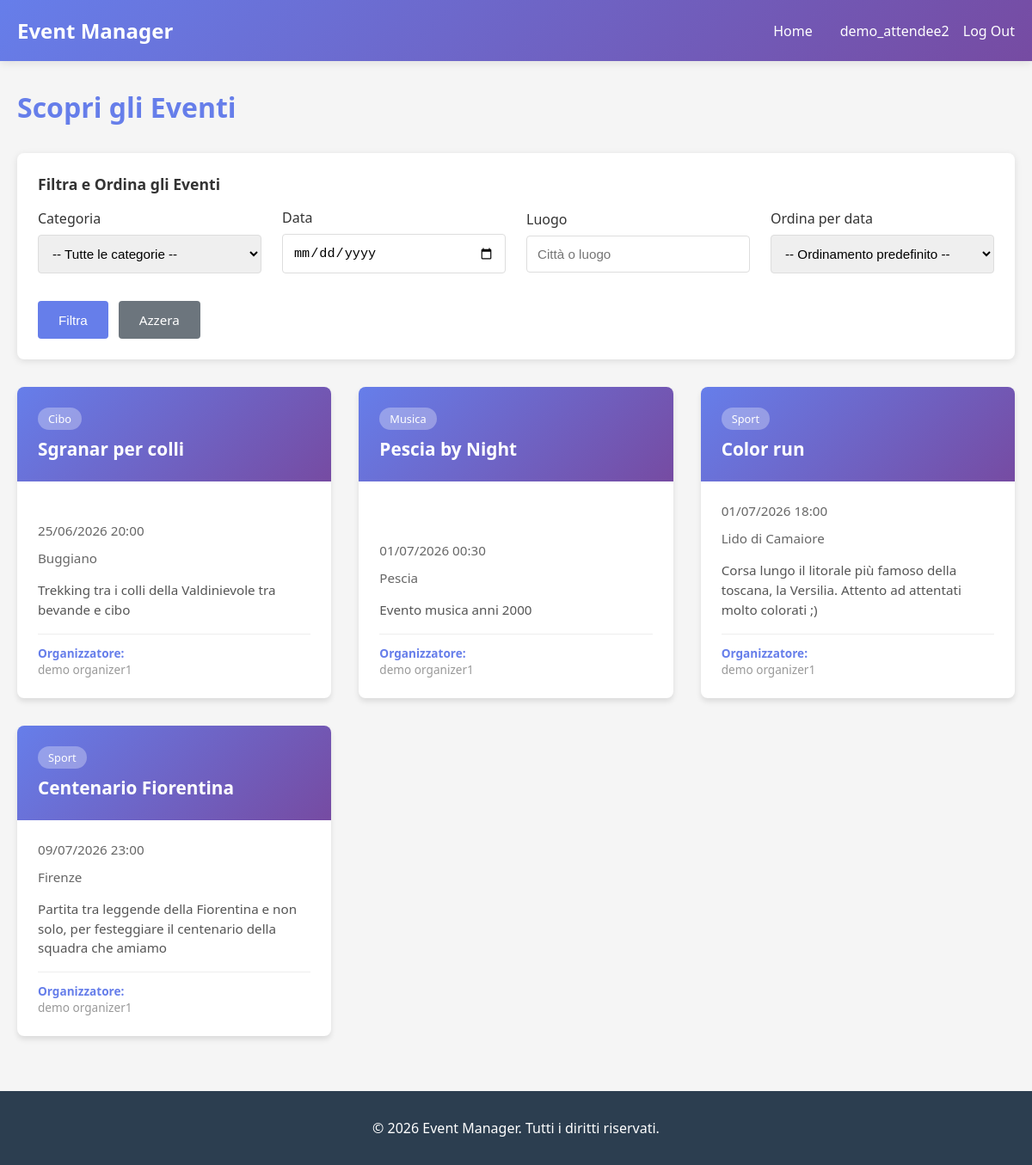
The page /events/ (signed in) on the database its author committed.
### users/models.py (models this page shows, shortened)
class CustomUser(AbstractUser):
    ROLE_CHOICES = (
        ('attendee', 'Attendee'),
        ('organizer', 'Organizer'),
    )
    role = models.CharField(max_length=15, choices=ROLE_CHOICES, blank=False)
    bio = models.TextField(blank=True, null=True)
    email = models.EmailField(blank=False, unique=True)
    first_name = models.CharField(max_length=150, blank=False)
    last_name = models.CharField(max_length=150, blank=False)

### events/models.py (models this page shows, shortened)
class Event(models.Model):
    title = models.CharField(max_length=200)
    description = models.TextField()
    date = models.DateTimeField()
    location = models.CharField(max_length=200)
    category = models.ForeignKey(
        Category,
        on_delete=models.SET_NULL,
        null=True,
        blank=True,
        related_name='events'
    )
    organizer = models.ForeignKey(
        settings.AUTH_USER_MODEL,
        on_delete=models.CASCADE,
        related_name='organized_events'
    )
    created_at = models.DateTimeField(auto_now_add=True)
    class Meta:
        ordering = ['date']

class Category(models.Model):
    name = models.CharField(max_length=100)
    class Meta:
        verbose_name_plural = "Categories"

### events/views.py (the view, shortened to what this page needs)
# urls.py: path('events/', events_views.event_list, name='event_list'),
@login_required(login_url='login')
def event_list(request):
    events = Event.objects.all()
    categories = Category.objects.all()
    category_id = request.GET.get('category')
    if category_id:
        events = events.filter(category_id=category_id)
        selected_category = get_object_or_404(Category, id=category_id)
    else:
        selected_category = None
    date = request.GET.get('date')
    date_obj = None
    location = request.GET.get('location')
    if location:
        events = events.filter(location__icontains=location)
    order = request.GET.get('order')
    if order == 'desc':
        events = events.order_by('-date')
        order_by = "Eventi più lontani"
    elif order == 'asc':
        events = events.order_by('date')
        order_by = "Eventi immediati"
    else:
        order_by = None
    context = {
        'events': events,
        'categories': categories,
        'selected_category': selected_category,
        'date': date,
        'date_obj': date_obj,
        'location': location,
        'order_by': order_by,
        'active_filters': bool(category_id or date or location or order),
    }
    return render(request, 'event_list.html', context)

### templates/event_list.html (shortened to what this page needs)
{% extends "base.html" %}
{% load static %}
{% block extra_css %}
<link rel="stylesheet" href="{% static 'css/events.css' %}">
{% endblock %}
{% block content %}
<div class="events-header">
    <h1>Scopri gli Eventi</h1>
</div>
<div class="filters-section">
    <div class="filters-title">Filtra e Ordina gli Eventi</div>
    <form method="GET" class="filters-form">
        <div class="filter-group">
            <label for="category">Categoria</label>
            <select id="category" name="category">
                <option value="">-- Tutte le categorie --</option>
            </select>
        </div>
        <div class="filter-group">
            <label for="date">Data</label>
            <input type="date" id="date" name="date" value="{{ request.GET.date }}">
        </div>
        <div class="filter-group">
            <label for="location">Luogo</label>
            <input type="text" id="location" name="location" placeholder="Città o luogo" value="{{ request.GET.location }}">
        </div>
        <div class="filter-group">
            <label for="order">Ordina per data</label>
            <select id="order" name="order">
                <option value="">-- Ordinamento predefinito --</option>
            </select>
        </div>
        <div class="filter-actions">
            <button type="submit" class="btn btn-filter">Filtra</button>
            <a href="{% url 'event_list' %}" class="btn btn-clear btn-filter">Azzera</a>
        </div>
    </form>
</div>
{% if events %}
    <div class="events-container">
        {% for event in events %}
            <div class="event-card">
                <a href="{% url 'event_detail' event.id %}">
                    <div class="event-header">
                        {% if event.category %}
                            <span class="event-category">{{ event.category.name }}</span>
                        {% endif %}
                        <h3 class="event-title">{{ event.title }}</h3>
                    </div>
                    <div class="event-body">
                        <div class="event-date">
                            <span>{{ event.date|date:"d/m/Y H:i" }}</span>
                        </div>
                        <div class="event-location">
                            <span>{{ event.location }}</span>
                        </div>
                        <p class="event-description">{{ event.description|truncatewords:30 }}</p>
                        <div class="event-organizer">
                            <strong>Organizzatore:</strong> <a href="{% url 'organizer_events' event.organizer.id %}" class="organizer-link">{{ event.organizer.get_full_name|default:event.organizer.username }}</a>
                        </div>
                    </div>
                </a>
            </div>
        {% endfor %}
    </div>
{% else %}
    <div class="no-events">
        <h3>Nessun evento trovato</h3>
        <p>Prova a modificare i filtri o visita più tardi per nuovi eventi!</p>
    </div>
{% endif %}
{% endblock %}

### templates/base.html (shortened to what this page needs)
{% load static %}
<!DOCTYPE html>
<html lang="it">
<head>
    <link rel="stylesheet" href="{% static 'css/main.css' %}">
    {% block extra_css %}{% endblock %}
</head>
<body>
    {% if user.is_authenticated %}
    <nav>
        <div class="nav-container">
            <a href="{% url 'event_list' %}" class="nav-brand">Event Manager</a>
            <ul class="nav-links">
                <li><a href="{% url 'event_list' %}">Home</a></li>
                <li class="nav-user-meta">
                    <a href="{% url 'profile' %}" class="nav-user-link">
                         <span>{{ user.username }}</span>
                    </a>
                    <form action="{% url 'logout' %}" method="POST" class="nav-logout-form">
                        <button type="submit" class="nav-logout-btn">
                            Log Out
                        </button>
                    </form>
                </li>
            </ul>
        </div>
    </nav>
    {% endif %}
    <div class="container">
        {% block content %}{% endblock %}
    </div>
    <footer>
        <p class="footer-copyright">&copy; 2026 Event Manager. Tutti i diritti riservati.</p>
    </footer>
</body>
</html>

### static/css/main.css (style rules this page uses)
* { margin: 0; padding: 0; box-sizing: border-box; }
html, body { height: 100%; }
body { font-family: 'Segoe UI', Tahoma, Geneva, Verdana, sans-serif; background-color: #f5f5f5; color: #333; display: flex; flex-direction: column; min-height: 100vh; }
nav { background: linear-gradient(135deg, #667eea 0%, #764ba2 100%); padding: 1.2rem 0; box-shadow: 0 2px 10px rgba(0, 0, 0, 0.1); position: sticky; top: 0; z-index: 100; }
.nav-container { max-width: 1200px; margin: 0 auto; padding: 0 20px; display: flex; justify-content: space-between; align-items: center; }
.nav-brand { color: white; font-size: 1.5rem; font-weight: bold; text-decoration: none; }
.nav-links { display: flex; list-style: none; gap: 2rem; align-items: center; margin-left: auto; width: auto; }
.nav-links a { color: white; text-decoration: none; transition: opacity 0.3s; font-weight: 500; }
.nav-user-meta { margin-left: auto; display: flex; align-items: center; gap: 1rem; }
.nav-user-link { display: flex; align-items: center; gap: 0.5rem; }
.nav-logout-form { display: inline; margin: 0; padding: 0; }
.nav-logout-btn { background: none; border: none; color: white; cursor: pointer; font-family: inherit; font-size: inherit; font-weight: inherit; text-decoration: none; padding: 0; }
.container { max-width: 1200px; margin: 2rem auto; padding: 0 20px; flex: 1 0 auto; }
footer { background-color: #2c3e50; color: white; text-align: center; padding: 2rem 0; margin-top: 0; flex-shrink: 0; width: 100%; }
.footer-copyright { margin: 0; }
.btn { display: inline-block; padding: 0.75rem 1.5rem; background-color: #667eea; color: white; text-decoration: none; border: none; border-radius: 4px; cursor: pointer; transition: background-color 0.3s; font-size: 1rem; }
.event-card, .event-card-profile { overflow: hidden; display: flex; flex-direction: column; transition: transform 0.3s, box-shadow 0.3s; }
.organizer-link { color: #667eea; text-decoration: none; }

### static/css/events.css (style rules this page uses)
.events-header { display: flex; justify-content: space-between; align-items: center; margin-bottom: 2rem; gap: 2rem; flex-wrap: wrap; }
.events-header h1 { color: #667eea; margin: 0; }
.filters-section { background: white; padding: 1.5rem; border-radius: 8px; box-shadow: 0 2px 8px rgba(0, 0, 0, 0.1); margin-bottom: 2rem; }
.filters-title { font-size: 1.1rem; font-weight: 600; margin-bottom: 1rem; color: #333; }
.filters-form { display: flex; gap: 1.5rem; align-items: center; flex-wrap: wrap; }
.filter-group { display: flex; flex-direction: column; flex: 1 1 220px; min-width: 180px; }
.filter-group label { margin-bottom: 0.5rem; font-weight: 500; color: #333; }
.filter-group input, .filter-group select { padding: 0.75rem; border: 1px solid #ddd; border-radius: 4px; font-size: 0.95rem; transition: border-color 0.3s; }
.filter-actions { display: flex; gap: 0.75rem; flex-basis: 100%; justify-content: flex-start; margin-top: 0.5rem; }
.btn-filter { padding: 0.75rem 1.5rem; font-size: 0.95rem; }
.btn-clear { background-color: #6c757d; }
.events-container { display: grid; grid-template-columns: repeat(auto-fill, minmax(300px, 1fr)); gap: 2rem; margin-bottom: 2rem; }
.event-card { background: white; border-radius: 8px; box-shadow: 0 4px 6px rgba(0, 0, 0, 0.1); cursor: pointer; }
.event-card a { text-decoration: none; color: inherit; flex: 1; display: flex; flex-direction: column; }
.event-header { background: linear-gradient(135deg, #667eea 0%, #764ba2 100%); color: white; padding: 1.5rem; }
.event-category { display: inline-block; background: rgba(255, 255, 255, 0.3); padding: 0.25rem 0.75rem; border-radius: 20px; font-size: 0.8rem; margin-bottom: 0.5rem; width: fit-content; }
.event-title { font-size: 1.3rem; font-weight: bold; margin: 0; }
.event-body { padding: 1.5rem; flex: 1; display: flex; flex-direction: column; }
.event-date, .event-location { display: flex; align-items: center; gap: 0.5rem; color: #666; margin-bottom: 0.75rem; font-size: 0.95rem; }
.event-location { margin-bottom: 1rem; }
.event-description { color: #555; font-size: 0.95rem; line-height: 1.5; flex: 1; margin-bottom: 1rem; }
.event-organizer { font-size: 0.85rem; color: #999; border-top: 1px solid #eee; padding-top: 0.75rem; }
.event-organizer strong { color: #667eea; }

### rows shown on the page
CustomUser: username "demo_attendee2"
Event: category.name "Cibo", title "Sgranar per colli", date "25/06/2026 20:00", location "Buggiano", description "Trekking tra i colli della Valdinievole tra bevande e cibo", organizer.get_full_name "demo organizer1"
Event: category.name "Musica", title "Pescia by Night", date "01/07/2026 00:30", location "Pescia", description "Evento musica anni 2000", organizer.get_full_name "demo organizer1"
Event: category.name "Sport", title "Color run", date "01/07/2026 18:00", location "Lido di Camaiore", description "Corsa lungo il litorale più famoso della toscana, la Versilia. Attento ad attentati molto colorati ;)", organizer.get_full_name "demo organizer1"
Event: category.name "Sport", title "Centenario Fiorentina", date "09/07/2026 23:00", location "Firenze", description "Partita tra leggende della Fiorentina e non solo, per festeggiare il centenario della squadra che amiamo", organizer.get_full_name "demo organizer1"
